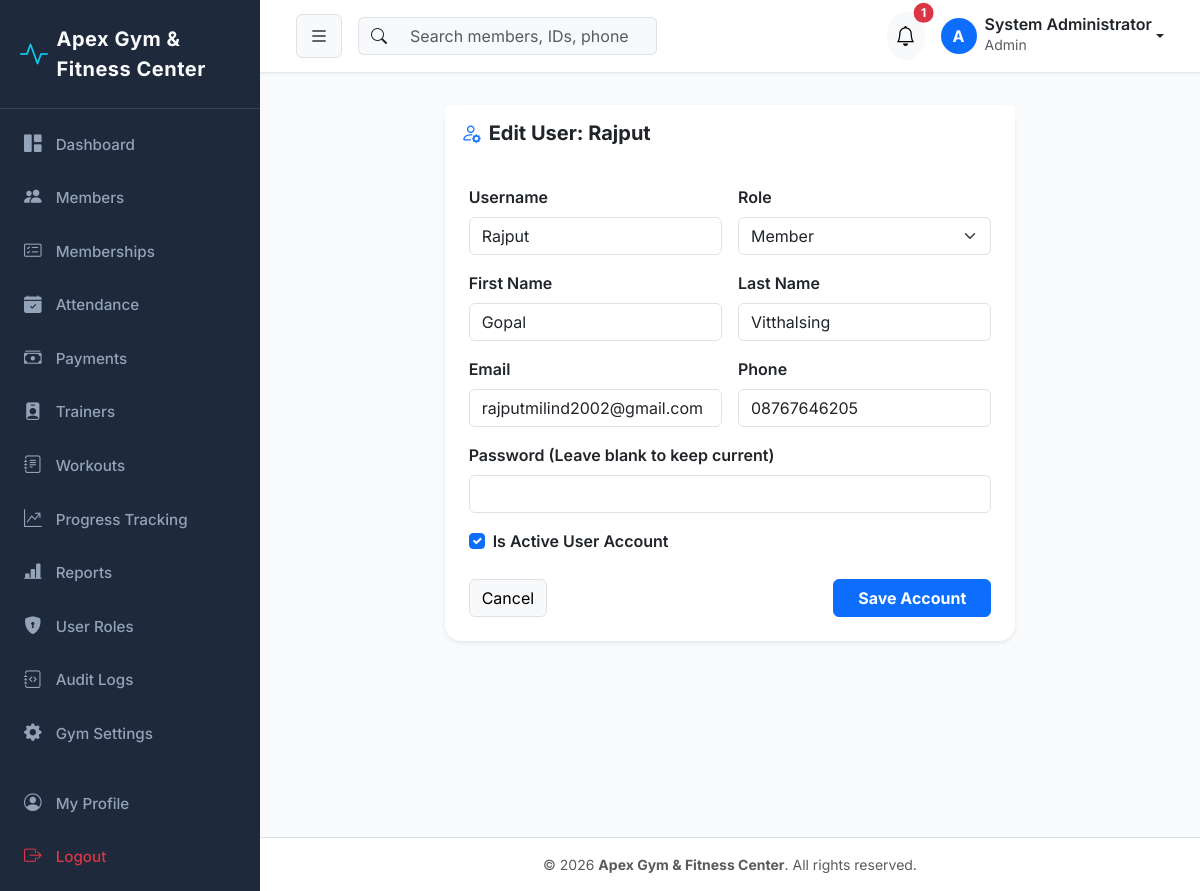
Screenshot of /accounts/users/31/edit/ (signed in) with the database file from the repository.
### gym_settings/models.py (models this page shows, shortened)
class GymSetting(models.Model):
    name = models.CharField(max_length=150, default='Apex Gym & Fitness Center')
    logo = models.ImageField(upload_to='gym_logo/', blank=True, null=True)
    address = models.TextField(default='123 Fitness Avenue, Tech District, City Center')
    phone = models.CharField(max_length=20, default='+1 (555) 019-2834')
    email = models.EmailField(default='contact@apexgym.com')
    opening_time = models.TimeField(default=time(6, 0))
    closing_time = models.TimeField(default=time(22, 0))
    currency = models.CharField(max_length=10, default='₹')
    tax_percentage = models.DecimalField(max_digits=5, decimal_places=2, default=18.00)
    updated_at = models.DateTimeField(auto_now=True)
    @classmethod
    def get_settings(cls):
        obj, created = cls.objects.get_or_create(pk=1)
        return obj

### accounts/models.py (models this page shows, shortened)
class User(AbstractUser):
    class Role(models.TextChoices):
        ADMIN = 'ADMIN', 'Admin'
        STAFF = 'STAFF', 'Staff'
        TRAINER = 'TRAINER', 'Trainer'
        MEMBER = 'MEMBER', 'Member'
    role = models.CharField(
        max_length=20,
        choices=Role.choices,
        default=Role.MEMBER,
        help_text='Role for role-based access control'
    )
    phone = models.CharField(max_length=20, blank=True, null=True)
    profile_picture = models.ImageField(upload_to='profiles/', blank=True, null=True)
    created_at = models.DateTimeField(auto_now_add=True)
    updated_at = models.DateTimeField(auto_now=True)
    @property
    def is_admin(self):
        return self.role == self.Role.ADMIN or self.is_superuser
    def get_full_name_or_username(self):
        full = f"{self.first_name} {self.last_name}".strip()
        return full if full else self.username

### accounts/views.py (the view)
# urls.py: path('users/<int:pk>/edit/', views.user_edit_view, name='user_edit'),
@login_required
def user_edit_view(request, pk):
    if not request.user.is_admin:
        messages.error(request, "Access denied. Only Admin can edit users.")
        return redirect('accounts:user_list')
    target_user = get_object_or_404(User, pk=pk)
    if request.method == 'POST':
        form = UserManagementForm(request.POST, instance=target_user)
        if form.is_valid():
            user = form.save(commit=False)
            password = form.cleaned_data.get('password')
            if password:
                user.set_password(password)
            user.save()
            messages.success(request, f"User {user.username} updated successfully!")
            return redirect('accounts:user_list')
    else:
        form = UserManagementForm(instance=target_user)
    return render(request, 'authentication/user_form.html', {'form': form, 'title': f"Edit User: {target_user.username}", 'target_user': target_user})

### accounts/forms.py
class UserManagementForm(forms.ModelForm):
    password = forms.CharField(widget=forms.PasswordInput(attrs={'class': 'form-control'}), required=False)
    class Meta:
        model = User
        fields = ['username', 'first_name', 'last_name', 'email', 'phone', 'role', 'is_active']
        widgets = {
            'username': forms.TextInput(attrs={'class': 'form-control'}),
            'first_name': forms.TextInput(attrs={'class': 'form-control'}),
            'last_name': forms.TextInput(attrs={'class': 'form-control'}),
            'email': forms.EmailInput(attrs={'class': 'form-control'}),
            'phone': forms.TextInput(attrs={'class': 'form-control'}),
            'role': forms.Select(attrs={'class': 'form-select'}),
            'is_active': forms.CheckboxInput(attrs={'class': 'form-check-input'}),
        }

### notifications/context_processors.py (called while the page is built)
def user_notifications(request):
    if request.user.is_authenticated:
        unread = Notification.objects.filter(user=request.user, is_read=False)[:5]
        unread_count = Notification.objects.filter(user=request.user, is_read=False).count()
        return {
            'navbar_notifications': unread,
            'unread_notifications_count': unread_count
        }
    return {
        'navbar_notifications': [],
        'unread_notifications_count': 0
    }

### templates/authentication/user_form.html (shortened to what this page needs)
{% extends "base.html" %}
{% block content %}
<div class="container py-3">
    <div class="row justify-content-center">
        <div class="col-md-8">
            <div class="card border-0 shadow-sm rounded-4">
                <div class="card-header bg-white border-0 py-3">
                    <h5 class="fw-bold mb-0"><i class="bi bi-person-gear text-primary me-2"></i>{{ title }}</h5>
                </div>
                <div class="card-body p-4">
                    <form method="POST">
                        <div class="row g-3">
                            <div class="col-md-6">
                                <label class="form-label fw-semibold">Username</label>
                                {{ form.username }}
                            </div>
                            <div class="col-md-6">
                                <label class="form-label fw-semibold">Role</label>
                                {{ form.role }}
                            </div>
                            <div class="col-md-6">
                                <label class="form-label fw-semibold">First Name</label>
                                {{ form.first_name }}
                            </div>
                            <div class="col-md-6">
                                <label class="form-label fw-semibold">Last Name</label>
                                {{ form.last_name }}
                            </div>
                            <div class="col-md-6">
                                <label class="form-label fw-semibold">Email</label>
                                {{ form.email }}
                            </div>
                            <div class="col-md-6">
                                <label class="form-label fw-semibold">Phone</label>
                                {{ form.phone }}
                            </div>
                            <div class="col-md-12">
                                <label class="form-label fw-semibold">Password {% if target_user %}(Leave blank to keep current){% endif %}</label>
                                {{ form.password }}
                            </div>
                            <div class="col-md-12">
                                <div class="form-check">
                                    {{ form.is_active }}
                                    <label class="form-check-label fw-semibold">Is Active User Account</label>
                                </div>
                            </div>
                        </div>
                        <div class="d-flex justify-content-between mt-4">
                            <a href="{% url 'accounts:user_list' %}" class="btn btn-light border">Cancel</a>
                            <button type="submit" class="btn btn-primary fw-bold px-4">Save Account</button>
                        </div>
                    </form>
                </div>
            </div>
        </div>
    </div>
</div>
{% endblock %}

### templates/base.html (shortened to what this page needs)
<!DOCTYPE html>
<html lang="en">
<head>
    <link href="https://cdn.jsdelivr.net/npm/bootstrap@5.3.2/dist/css/bootstrap.min.css" rel="stylesheet">
    <link href="https://cdn.jsdelivr.net/npm/bootstrap-icons@1.11.1/font/bootstrap-icons.css" rel="stylesheet">
    {% load static %}
    <link rel="stylesheet" href="{% static 'css/custom.css' %}">
</head>
<body>
    <div id="wrapper">
        {% if user.is_authenticated %}
        <aside id="sidebar-wrapper">
            <div class="sidebar-heading d-flex align-items-center">
                <i class="bi bi-activity text-info me-2 fs-3"></i>
                <span class="fw-bold">{{ gym_info.name|default:"Apex Fitness" }}</span>
            </div>
            <div class="list-group list-group-flush py-2">
                <a href="{% url 'dashboard:index' %}" class="list-group-item {% if request.resolver_match.app_name == 'dashboard' %}active{% endif %}">
                    <i class="bi bi-grid-1x2-fill"></i> Dashboard
                </a>
                {% if user.is_admin or user.is_staff_user %}
                <a href="{% url 'members:list' %}" class="list-group-item {% if request.resolver_match.app_name == 'members' %}active{% endif %}">
                    <i class="bi bi-people-fill"></i> Members
                </a>
                <a href="{% url 'memberships:subscription_list' %}" class="list-group-item {% if request.resolver_match.app_name == 'memberships' %}active{% endif %}">
                    <i class="bi bi-card-checklist"></i> Memberships
                </a>
                <a href="{% url 'attendance:list' %}" class="list-group-item {% if request.resolver_match.app_name == 'attendance' %}active{% endif %}">
                    <i class="bi bi-calendar-check-fill"></i> Attendance
                </a>
                <a href="{% url 'payments:list' %}" class="list-group-item {% if request.resolver_match.app_name == 'payments' %}active{% endif %}">
                    <i class="bi bi-cash-stack"></i> Payments
                </a>
                <a href="{% url 'trainers:list' %}" class="list-group-item {% if request.resolver_match.app_name == 'trainers' %}active{% endif %}">
                    <i class="bi bi-person-badge-fill"></i> Trainers
                </a>
                {% endif %}
                <a href="{% url 'workouts:list' %}" class="list-group-item {% if request.resolver_match.app_name == 'workouts' and request.resolver_match.url_name != 'progress' %}active{% endif %}">
                    <i class="bi bi-journal-text"></i> Workouts
                </a>
                <a href="{% url 'workouts:progress' %}" class="list-group-item {% if request.resolver_match.url_name == 'progress' %}active{% endif %}">
                    <i class="bi bi-graph-up-arrow"></i> Progress Tracking
                </a>
                {% if user.is_admin or user.is_staff_user %}
                <a href="{% url 'reports:index' %}" class="list-group-item {% if request.resolver_match.app_name == 'reports' %}active{% endif %}">
                    <i class="bi bi-bar-chart-line-fill"></i> Reports
                </a>
                {% endif %}
                {% if user.is_admin %}
                <a href="{% url 'accounts:user_list' %}" class="list-group-item {% if request.resolver_match.url_name == 'user_list' %}active{% endif %}">
                    <i class="bi bi-shield-lock-fill"></i> User Roles
                </a>
                <a href="{% url 'audit_logs:list' %}" class="list-group-item {% if request.resolver_match.app_name == 'audit_logs' %}active{% endif %}">
                    <i class="bi bi-journal-code"></i> Audit Logs
                </a>
                <a href="{% url 'gym_settings:index' %}" class="list-group-item {% if request.resolver_match.app_name == 'gym_settings' %}active{% endif %}">
                    <i class="bi bi-gear-fill"></i> Gym Settings
                </a>
                {% endif %}
                <a href="{% url 'accounts:profile' %}" class="list-group-item mt-3 {% if request.resolver_match.url_name == 'profile' %}active{% endif %}">
                    <i class="bi bi-person-circle"></i> My Profile
                </a>
                <a href="{% url 'accounts:logout' %}" class="list-group-item text-danger">
                    <i class="bi bi-box-arrow-right"></i> Logout
                </a>
            </div>
        </aside>
        {% endif %}
        <div id="page-content-wrapper">
            {% if user.is_authenticated %}
            <nav class="navbar navbar-expand-lg top-navbar">
                <div class="container-fluid">
                    <button class="btn btn-light border" id="sidebarToggle">
                        <i class="bi bi-list fs-5"></i>
                    </button>
                    <form class="d-none d-md-flex ms-3 me-auto" action="{% url 'members:list' %}" method="GET">
                        <div class="input-group">
                            <span class="input-group-text bg-light border-end-0"><i class="bi bi-search"></i></span>
                            <input class="form-control bg-light border-start-0" type="search" name="q" placeholder="Search members, IDs, phone..." aria-label="Search">
                        </div>
                    </form>
                    <div class="d-flex align-items-center ms-auto">
                        <div class="dropdown me-3">
                            <button class="btn btn-light position-relative rounded-circle p-2" type="button" data-bs-toggle="dropdown">
                                <i class="bi bi-bell fs-5"></i>
                                {% if unread_notifications_count > 0 %}
                                <span class="position-absolute top-0 start-100 translate-middle badge rounded-pill bg-danger">
                                    {{ unread_notifications_count }}
                                </span>
                                {% endif %}
                            </button>
                        </div>
                        <div class="dropdown">
                            <a class="d-flex align-items-center text-decoration-none dropdown-toggle text-dark" href="#" data-bs-toggle="dropdown">
                                <div class="bg-primary text-white rounded-circle d-flex align-items-center justify-content-center me-2 fw-bold" style="width: 36px; height: 36px;">
                                    {{ user.username|slice:":1"|upper }}
                                </div>
                                <div class="d-none d-sm-block text-start">
                                    <div class="fw-semibold lh-1">{{ user.get_full_name_or_username }}</div>
                                    <small class="text-muted">{{ user.get_role_display }}</small>
                                </div>
                            </a>
                        </div>
                    </div>
                </div>
            </nav>
            {% endif %}
            <div class="container-fluid pt-3 px-4">
                {% block content %}{% endblock %}
            </div>
            <footer class="mt-auto py-3 bg-white border-top text-center text-muted small">
                <div class="container">
                    &copy; {% now "Y" %} <strong>{{ gym_info.name|default:"Apex Gym & Fitness Center" }}</strong>. All rights reserved.
                </div>
            </footer>
        </div>
    </div>
</body>
</html>

### static/css/custom.css (style rules this page uses)
:root { --primary-color: #4f46e5; --primary-hover: #4338ca; --secondary-color: #06b6d4; --dark-bg: #0f172a; --sidebar-bg: #1e293b; --card-bg: #ffffff; --text-primary: #1e293b; --text-muted: #64748b; --accent-success: #10b981; --accent-warning: #f59e0b; --accent-danger: #ef4444; --border-color: #e2e8f0; }
body { font-family: 'Inter', system-ui, -apple-system, sans-serif; background-color: #f8fafc; color: var(--text-primary); overflow-x: hidden; }
#wrapper { display: flex; width: 100%; align-items: stretch; min-height: 100vh; }
#sidebar-wrapper { min-width: 260px; max-width: 260px; background-color: var(--sidebar-bg); color: #f8fafc; transition: all 0.3s ease; z-index: 1000; }
#sidebar-wrapper .sidebar-heading { padding: 1.5rem 1.25rem; font-size: 1.25rem; font-weight: 700; letter-spacing: 0.5px; border-bottom: 1px solid rgba(255, 255, 255, 0.1); }
#sidebar-wrapper .list-group-item { background-color: transparent; color: #94a3b8; border: none; padding: 0.85rem 1.25rem; font-size: 0.95rem; font-weight: 500; border-left: 4px solid transparent; transition: all 0.2s ease; }
#sidebar-wrapper .list-group-item i { width: 24px; font-size: 1.1rem; margin-right: 10px; }
#page-content-wrapper { width: 100%; flex: 1; display: flex; flex-direction: column; }
.top-navbar { background-color: #ffffff; border-bottom: 1px solid var(--border-color); padding: 0.75rem 1.5rem; box-shadow: 0 1px 3px 0 rgba(0, 0, 0, 0.05); }

### rows the page displays
GymSetting: name "Apex Gym & Fitness Center"
User: username "A", get_full_name_or_username "System Administrator", role "Admin"
User: username "Rajput", role "Member", first_name "Gopal", last_name "Vitthalsing", email "rajputmilind2002@gmail.com", phone "08767646205", is_active "☑"

### other values shown
{{ unread_notifications_count }} "1"
{{ title }} "Edit User: Rajput"
